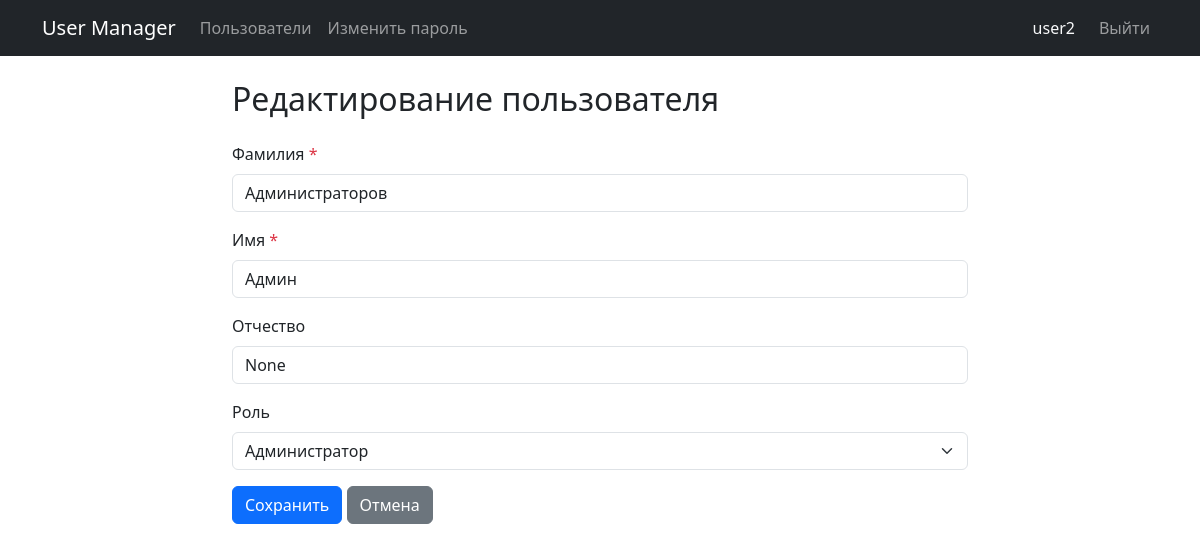
The page /users/1/edit (signed in) on the database its author committed.
### models.py (models this page shows, shortened)
class User(db.Model, UserMixin):
    __tablename__ = 'users'
    id = db.Column(db.Integer, primary_key=True)
    login = db.Column(db.String(50), unique=True, nullable=False)
    password_hash = db.Column(db.String(128), nullable=False)
    last_name = db.Column(db.String(50), nullable=False)
    first_name = db.Column(db.String(50), nullable=False)
    middle_name = db.Column(db.String(50), nullable=True)
    role_id = db.Column(db.Integer, db.ForeignKey('roles.id'), nullable=True)
    created_at = db.Column(db.DateTime, default=datetime.utcnow)

### app.py (the view, shortened to what this page needs)
@app.route('/users/<int:user_id>/edit', methods=['GET', 'POST'])
@login_required
def user_edit(user_id):
    user = User.query.get_or_404(user_id)
    roles = Role.query.all()
    form_data = {
        'last_name': user.last_name,
        'first_name': user.first_name,
        'middle_name': user.middle_name,
        'role_id': user.role_id
    }
    return render_template('user_form.html', roles=roles, form_data=form_data,
                           errors={}, is_edit=True, user=user)

### app.py (called while the page is built)
@login_manager.user_loader
def load_user(user_id):
    return User.query.get(int(user_id))

### templates/user_form.html
{% extends 'base.html' %}
{% from 'macros.html' import render_user_form %}
{% block content %}
<div class="row justify-content-center">
    <div class="col-md-8">
        <h2 class="mb-4">{{ 'Редактирование' if is_edit else 'Создание' }} пользователя</h2>
        {% if is_edit %}
            {{ render_user_form(url_for('user_edit', user_id=user.id), roles, form_data, errors, is_edit=True) }}
        {% else %}
            {{ render_user_form(url_for('user_create'), roles, form_data, errors, is_edit=False) }}
        {% endif %}
    </div>
</div>
{% endblock %}

### templates/base.html (shortened to what this page needs)
<!doctype html>
<html lang="ru">
  <head>
    <link href="https://cdn.jsdelivr.net/npm/bootstrap@5.3.0/dist/css/bootstrap.min.css" rel="stylesheet">
  </head>
  <body>
    <nav class="navbar navbar-expand-lg navbar-dark bg-dark mb-4">
      <div class="container">
        <a class="navbar-brand" href="{{ url_for('index') }}">User Manager</a>
        <div class="navbar-nav me-auto">
            <a class="nav-link" href="{{ url_for('index') }}">Пользователи</a>
            {% if current_user.is_authenticated %}
                <a class="nav-link" href="{{ url_for('change_password') }}">Изменить пароль</a>
            {% endif %}
        </div>
        <div class="navbar-nav">
            {% if current_user.is_authenticated %}
                <span class="nav-item nav-link disabled text-light me-2">{{ current_user.login }}</span>
                <a class="nav-link" href="{{ url_for('logout') }}">Выйти</a>
            {% else %}
                <a class="nav-link" href="{{ url_for('login') }}">Войти</a>
            {% endif %}
        </div>
      </div>
    </nav>
    <div class="container">
        {% block content %}{% endblock %}
    </div>
  </body>
</html>

### templates/macros.html (shortened to what this page needs)
{% macro render_user_form(action_url, roles, form_data, errors, is_edit=False) %}
<form method="POST" action="{{ action_url }}" novalidate>
    <div class="mb-3">
        <label class="form-label">Фамилия <span class="text-danger">*</span></label>
        <input type="text" name="last_name"
               class="form-control {{ 'is-invalid' if errors.get('last_name') }}"
               value="{{ form_data.get('last_name', '') }}">
    </div>
    <div class="mb-3">
        <label class="form-label">Имя <span class="text-danger">*</span></label>
        <input type="text" name="first_name"
               class="form-control {{ 'is-invalid' if errors.get('first_name') }}"
               value="{{ form_data.get('first_name', '') }}">
    </div>
    <div class="mb-3">
        <label class="form-label">Отчество</label>
        <input type="text" name="middle_name" class="form-control"
               value="{{ form_data.get('middle_name', '') }}">
    </div>
    <div class="mb-3">
        <label class="form-label">Роль</label>
        <select name="role_id" class="form-select">
            {% for role in roles %}
                <option value="{{ role.id }}"
                    {% if form_data.get('role_id')|string == role.id|string %}selected{% endif %}>
                    {{ role.name }}
                </option>
            {% endfor %}
        </select>
    </div>
    <button type="submit" class="btn btn-primary">Сохранить</button>
    <a href="{{ url_for('index') }}" class="btn btn-secondary">Отмена</a>
</form>
{% endmacro %}

### rows shown on the page
User: login "user2"
User: last_name "Администраторов", first_name "Админ", middle_name "None"

### other values the page prints
{{ 'Редактирование' if is_edit else 'Создание' }} "Редактирование"
form field role_id "Администратор"
